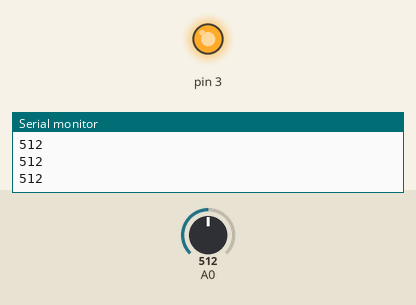
This sketch was run on a simulated Arduino Uno, built with avr-gcc and run on an emulated ATmega328P. Shown: output pins drawn as LEDs (lit = HIGH), the last lines printed to the serial monitor. The test bench sets the inputs (shaded band); at power-on: A0 = 512.

Above: at 1.2 s.
1.3 s: A0 set to 487
At 2.4 s:
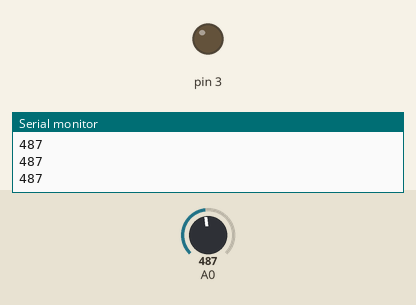
2.9 s: A0 set to 510
At 3.7 s:
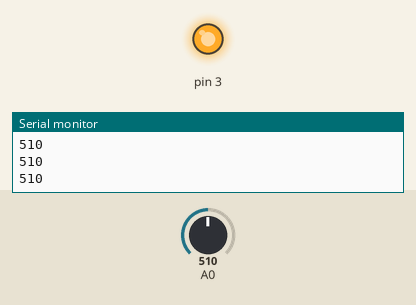
4.5 s: A0 set to 490
At 5.0 s:
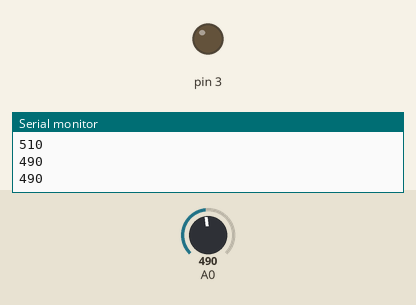
Timing chart, 0 to 7.5 s (numbered marks = the images above; inputs shaded):
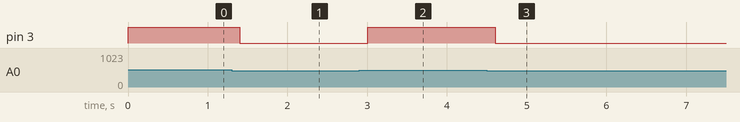

The sketch:

mq2-test.ino
```cpp
void setup() {
  pinMode(3, OUTPUT);
  Serial.begin(9600);
}

void loop() {
  int gasValue = analogRead(A0);

  Serial.println(gasValue);

  if (gasValue > 500) {  // значения воздуха: 350-400
    digitalWrite(3, HIGH);
  } else {
    digitalWrite(3, LOW);
  }

  delay(200);
}
```

Measured:
- the behaviour switches between 501 and 500 on A0 (found by bisection; images 0 and 1)
- after the input at 1.3 s, pin 3: HIGH → LOW after 0.10 s
- after the input at 2.9 s, pin 3: LOW → HIGH after 0.10 s
- after the input at 4.5 s, pin 3: HIGH → LOW after 0.11 s
